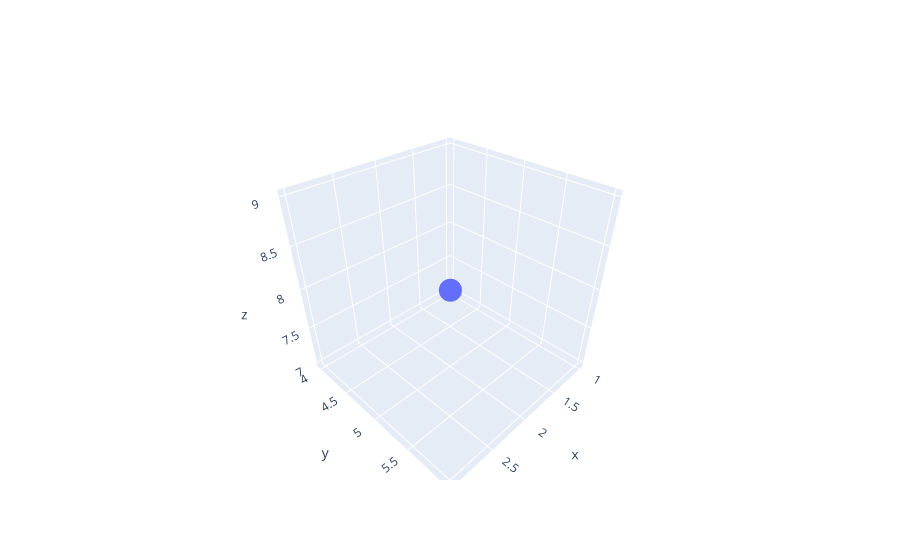

The notebook cell saved with this chart:
### Code cell
import plotly.graph_objects as go

# Define cube vertices
vertices = [
    [-1, -1, -1],
    [1, -1, -1],
    [1, 1, -1],
    [-1, 1, -1],
    [-1, -1, 1],
    [1, -1, 1],
    [1, 1, 1],
    [-1, 1, 1]
]

# Define cube faces
faces = [
    [0, 1, 2, 3],
    [4, 5, 6, 7],
    [0, 3, 7, 4],
    [1, 2, 6, 5],
    [0, 1, 5, 4],
    [2, 3, 7, 6]
]

# Create stress values for each face (replace this with your actual data)
stress_values = [10, 20, 30, 40, 50, 60]

# Create a Plotly figure for the 3D cube
fig = go.Figure()

# Add cube faces to the figure
for face, stress_value in zip(faces, stress_values):
    x = [vertices[i][0] for i in face]
    y = [vertices[i][1] for i in face]
    z = [vertices[i][2] for i in face]

    # Add a surface plot for each face with color representing stress
    fig.add_trace(go.Mesh3d(x=x, y=y, z=z, facecolor =[f'rgba(255, 255, 0, {stress_value/100})'] * 4, opacity=0.7, showscale=False))

# Set layout for the 3D plot
fig.update_layout(scene=dict(aspectmode="data"))
fig.update_traces(showlegend=False)

fig.add_trace(go.Scatter3d(x=x, y=y, z=z, mode='markers'))
# Show the interactive plot
fig.show()

### Figure 1 — Plotly figure (JSON) as saved in the notebook; plotly's stock layout.template omitted (floating-point values rounded to 4 significant figures)
{"data": [{"mode": "markers", "type": "scatter3d", "x": [1, 2, 3], "y": [4, 5, 6], "z": [7, 8, 9]}, {"type": "mesh3d", "x": [1, 2, 3], "y": [4, 5, 6], "z": [7, 8, 9]}], "layout": {}}
